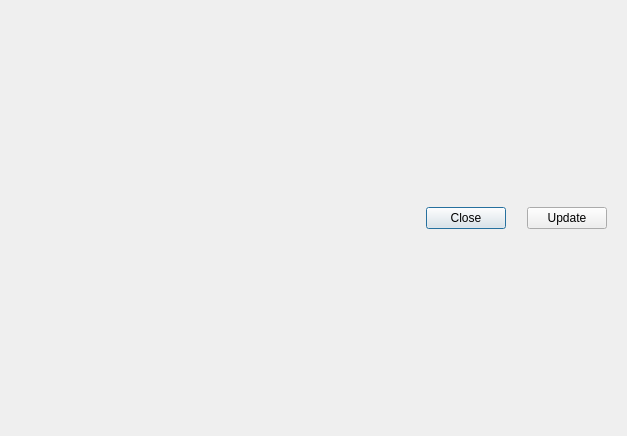
<ui version="4.0" >
 <class>UpdateDialog</class>
 <widget class="QDialog" name="UpdateDialog" >
  <property name="geometry" >
   <rect>
    <x>0</x>
    <y>0</y>
    <width>627</width>
    <height>436</height>
   </rect>
  </property>
  <property name="windowTitle" >
   <string>Mercurial Update</string>
  </property>
  <layout class="QVBoxLayout" name="verticalLayout" >
   <item>
    <widget class="QWidget" native="1" name="buttonContainer" >
     <property name="sizePolicy" >
      <sizepolicy vsizetype="Maximum" hsizetype="Preferred" >
       <horstretch>0</horstretch>
       <verstretch>0</verstretch>
      </sizepolicy>
     </property>
     <layout class="QHBoxLayout" name="horizontalLayout" >
      <item>
       <spacer name="horizontalSpacer" >
        <property name="orientation" >
         <enum>Qt::Horizontal</enum>
        </property>
        <property name="sizeHint" stdset="0" >
         <size>
          <width>40</width>
          <height>20</height>
         </size>
        </property>
       </spacer>
      </item>
      <item>
       <widget class="QPushButton" name="cancelButton" >
        <property name="toolTip" >
         <string>Cancel updating.

Esc for a shortcut.</string>
        </property>
        <property name="text" >
         <string>Close</string>
        </property>
        <property name="shortcut" >
         <string>Esc</string>
        </property>
       </widget>
      </item>
      <item>
       <spacer name="horizontalSpacer_2" >
        <property name="orientation" >
         <enum>Qt::Horizontal</enum>
        </property>
        <property name="sizeType" >
         <enum>QSizePolicy::Minimum</enum>
        </property>
        <property name="sizeHint" stdset="0" >
         <size>
          <width>15</width>
          <height>20</height>
         </size>
        </property>
       </spacer>
      </item>
      <item>
       <widget class="QPushButton" name="updateButton" >
        <property name="toolTip" >
         <string>Update to the selected revision.

Use Ctrl+Enter as a shortcut. </string>
        </property>
        <property name="text" >
         <string>Update</string>
        </property>
        <property name="shortcut" >
         <string>Ctrl+Return</string>
        </property>
       </widget>
      </item>
     </layout>
    </widget>
   </item>
  </layout>
  <action name="actionUpdate" >
   <property name="text" >
    <string>Update</string>
   </property>
  </action>
  <action name="actionCancel" >
   <property name="text" >
    <string>Cancel</string>
   </property>
  </action>
  <action name="actionFind" >
   <property name="text" >
    <string>Find</string>
   </property>
  </action>
 </widget>
 <resources/>
 <connections>
  <connection>
   <sender>updateButton</sender>
   <signal>clicked()</signal>
   <receiver>actionUpdate</receiver>
   <slot>trigger()</slot>
   <hints>
    <hint type="sourcelabel" >
     <x>236</x>
     <y>264</y>
    </hint>
    <hint type="destinationlabel" >
     <x>-1</x>
     <y>-1</y>
    </hint>
   </hints>
  </connection>
  <connection>
   <sender>cancelButton</sender>
   <signal>clicked()</signal>
   <receiver>actionCancel</receiver>
   <slot>trigger()</slot>
   <hints>
    <hint type="sourcelabel" >
     <x>314</x>
     <y>264</y>
    </hint>
    <hint type="destinationlabel" >
     <x>-1</x>
     <y>-1</y>
    </hint>
   </hints>
  </connection>
 </connections>
</ui>
